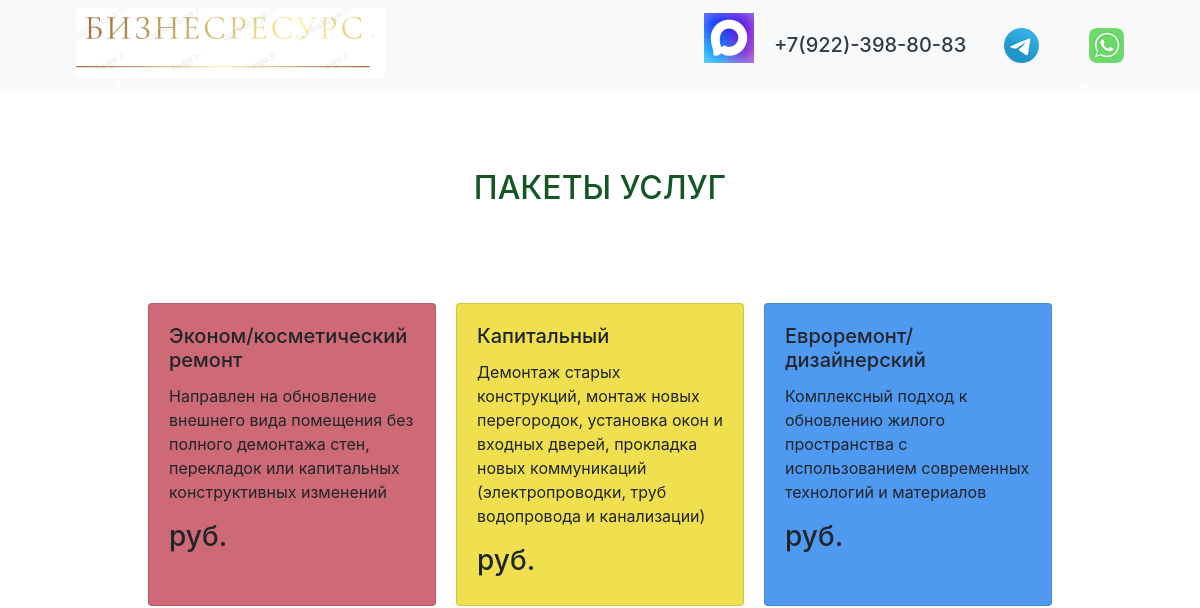
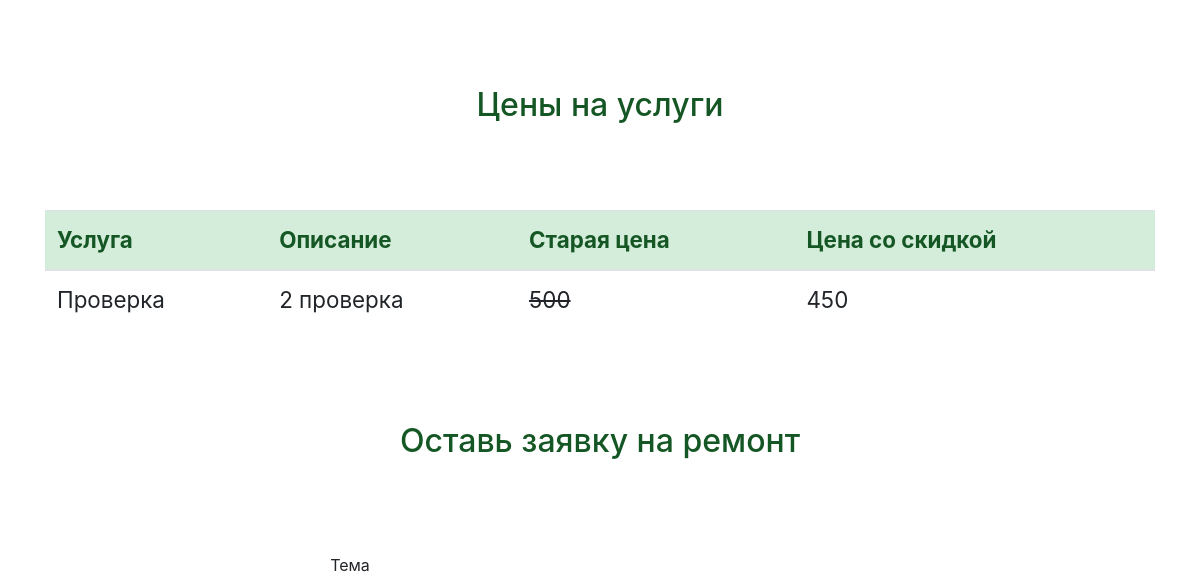
Before: / (upper part) with the older database file (2 pictures, top to bottom).
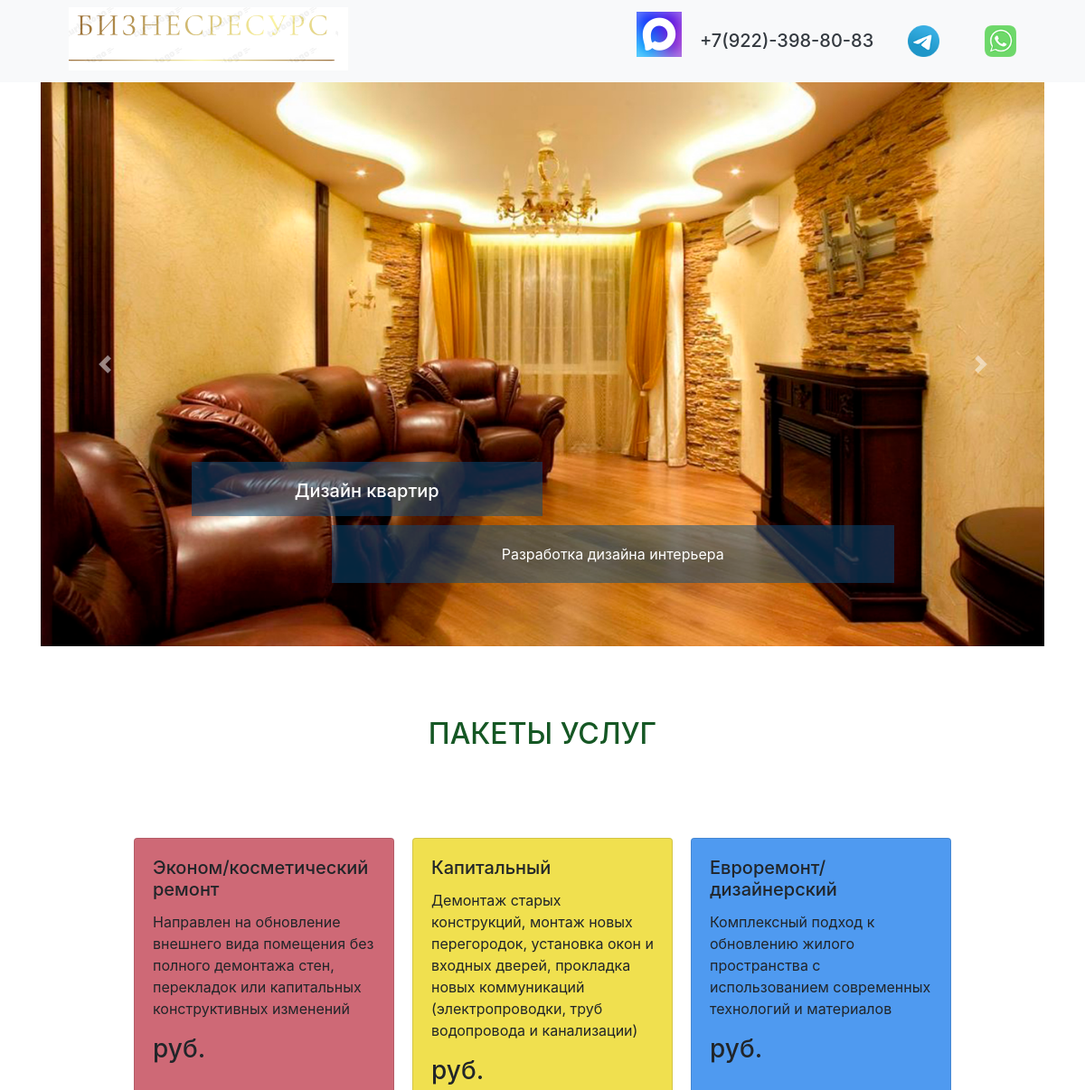
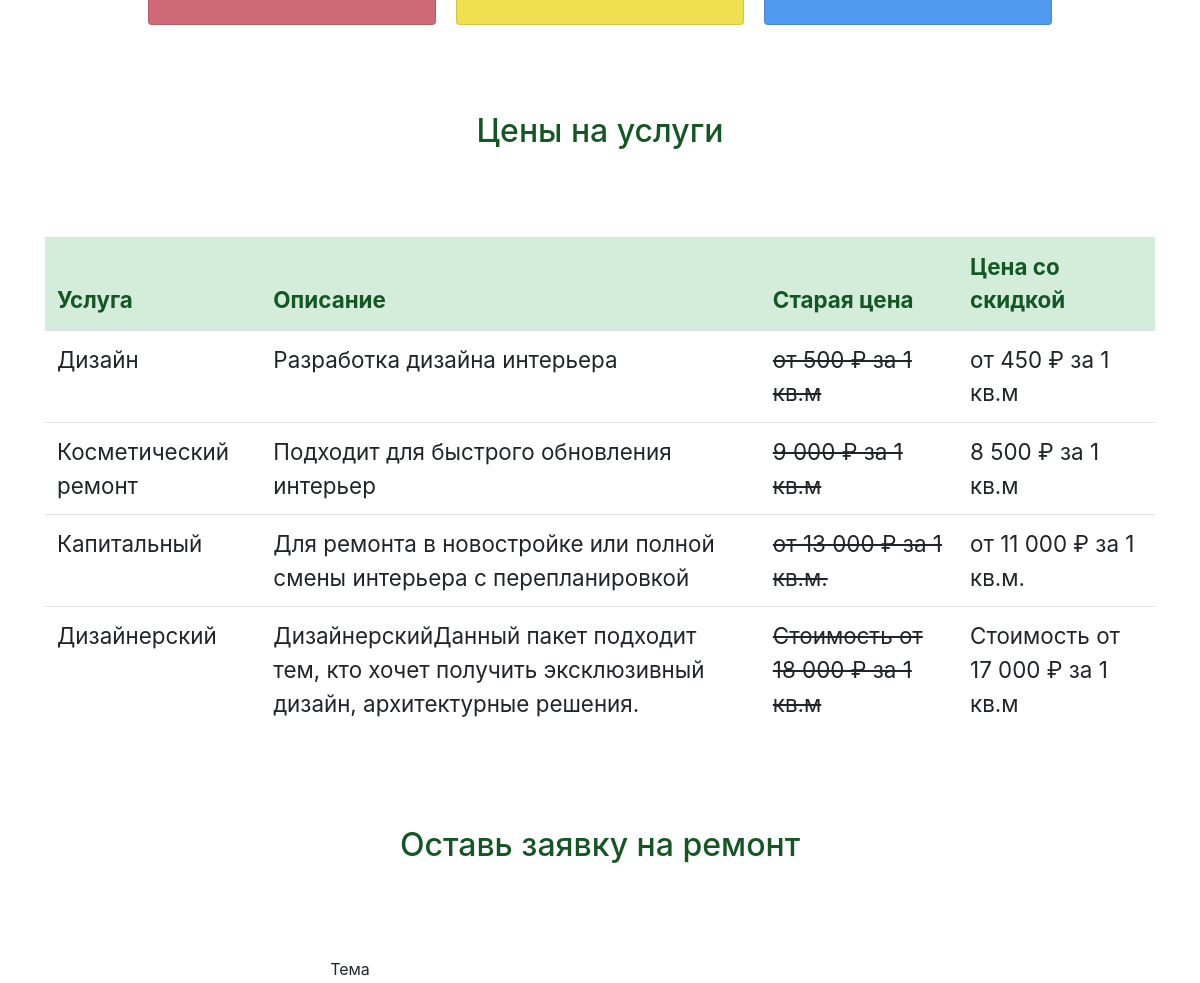
After: the same page with the newer database file (2 pictures, top to bottom).
### price/models.py (models this page shows, shortened)
class PriceTable(models.Model):
    pt_title = models.CharField(max_length=200, verbose_name='Услуга')
    pt_description = models.CharField(max_length=200, verbose_name='Описание услуги', blank=True)
    pt_old_price = models.CharField(max_length=200, verbose_name='Старая цена')
    pt_new_price = models.CharField(max_length=200, verbose_name='Новая цена')
    class Meta:
        verbose_name = 'услугу'
        verbose_name_plural = 'услуги'

### cms/models.py (models this page shows, shortened)
class CmsSlider(models.Model):
    cms_img = models.ImageField(upload_to='slider_img/', verbose_name="Слайды")
    cms_title = models.CharField(max_length=200, verbose_name="Заголовок")
    cms_text = models.CharField(max_length=200, verbose_name="Текст")
    cms_css = models.CharField(max_length=30, default='-', verbose_name="CSS class")
    class Meta:
        verbose_name = 'слайд'
        verbose_name_plural = 'слайды'

### cms/views.py (the view)
# urls.py: path('', views.first_page, name='home'),
def first_page(request):
    slider = CmsSlider.objects.all()
    price_card = PriceCard.objects.all()
    price_table = PriceTable.objects.all()
    form = OrderForm()
    context = {
        'slider': slider,
        'price_card': price_card,
        'price_table': price_table,
        'form': form,
    }
    return render(request, 'cms/index.html', context)

### cms/templates/cms/index.html (shortened to what this page needs)
{% extends 'cms/base.html' %}
{% block content %}
{% include 'cms/carusel.html' %}
{% include 'cms/price.html' %}
<section>
    <div class="container class_form">
        <h1 class="text-3">Оставь заявку на ремонт</h1>
        <div class="row justify-content-center">
            <form action="{% url 'thanks_page' %}" method="post" style="width: 50%;">
                 <div class="form-group row">
                    <label for="inputEmail3" class="col-sm-2 col-form-label">Тема</label><br>
                </div>
            </form>
        </div>
    </div>
</section>
{% endblock %}

### cms/templates/cms/base.html (shortened to what this page needs)
<!doctype html>
{% load static %}
<html lang="ru">
<head>
    <link href="{% static 'css/style.css' %}" rel="stylesheet">
    <link rel="stylesheet" href="https://cdn.jsdelivr.net/npm/bootstrap@4.5.3/dist/css/bootstrap.min.css"
>
</head>
<body>
<div class="bg-light">
    <nav class="navbar navbar-light bg-light container">
        <a class="logo-top" href="{% url 'home' %}">
            <img src="{% static 'cms/logo.png' %}" class="d-inline-block align-top" alt="" loading="lazy">
        </a>
        <div class="contact-top">
            <a class="whatsapp-number" href="https://web.whatsapp.com/"></a>
            <a class="telegram-number" href="https://t.me/"></a>
            <a class="max-number" href="https://max.ru/"><img src="{% static 'cms/max-image-color.png' %}"></a>
            <a class="phone-number text-dark" href="tel:+79223988083">
                <h5>+7(922)-398-80-83</h5></a>
        </div>
    </nav>
</div>
{% block content %}
{% endblock %}
</body>
</html>

### cms/templates/cms/carusel.html (shortened to what this page needs)
  	<section>
  		<div id="carouselExampleCaptions" class="carousel slide container" data-ride="carousel">
		  <div class="carousel-inner">
			{% for slide in slider %}
		    <div class="carousel-item {{ slide.cms_css }}">
		      <img src="{{ slide.cms_img.url }}" class="d-block w-100"  alt="...">
		      <div class="carousel-caption d-none d-md-block">
		        <h5 class="slaider_h">{{ slide.cms_title }}</h5>
		        <p class="slaider_p">{{ slide.cms_text }}</p>
		      </div>
		    </div>
			{% endfor %}
		  </div>
		  <a class="carousel-control-prev" href="#carouselExampleCaptions" role="button" data-slide="prev">
		    <span class="carousel-control-prev-icon" aria-hidden="true"></span>
		  </a>
		  <a class="carousel-control-next" href="#carouselExampleCaptions" role="button" data-slide="next">
		    <span class="carousel-control-next-icon" aria-hidden="true"></span>
		  </a>
		</div>
  	</section>

### cms/templates/cms/price.html (shortened to what this page needs)
<section>
    <div class="container">
        <h1 class="text-3">ПАКЕТЫ УСЛУГ</h1>
        <div class="row justify-content-center">
            <div class="card product_card" style="width: 18rem; background-color: #ce6976;">
                <div class="card-body">
                    <h5 class="card-title">Эконом/косметический ремонт</h5>
                    <p class="card-text">Направлен на обновление внешнего вида помещения без полного демонтажа стен, перекладок или капитальных конструктивных изменений</p>
                    <h3>{{ pc_1.pc_value }} руб.</h3>
                </div>
            </div>
            <div class="card product_card" style="width: 18rem; background-color: #f0e04f;">
                <div class="card-body">
                    <h5 class="card-title">Капитальный</h5>
                    <p class="card-text">Демонтаж старых конструкций, монтаж новых перегородок, установка окон и входных дверей, прокладка новых коммуникаций (электропроводки, труб водопровода и канализации)</p>
                    <h3>{{ pc_2.pc_value }} руб.</h3>
                </div>
            </div>
            <div class="card product_card" style="width: 18rem; background-color: #4f9af0;">
                <div class="card-body">
                    <h5 class="card-title">	Евроремонт/дизайнерский</h5>
                    <p class="card-text">Комплексный подход к обновлению жилого пространства с использованием современных технологий и материалов</p>
                    <h3>{{ pc_3.pc_value }} руб.</h3>
                </div>
            </div>
        </div>
    </div>
</section>
<section>
    <div class="container">
        <h1 class="text-3">Цены на услуги</h1>
        <table class="table table_one">
            <thead class="alert-success">
            <tr>
                <th scope="col">Услуга</th>
                <th scope="col">Описание</th>
                <th scope="col">Старая цена</th>
                <th scope="col">Цена со скидкой</th>
            </tr>
            </thead>
            <tbody>
            {% for obj in price_table %}
            <tr>
                <td>{{ obj.pt_title }}</td>
                <td>{{ obj.pt_description }}</td>
                <td>
                    <del>{{ obj.pt_old_price }}</del>
                </td>
                <td>{{ obj.pt_new_price }}</td>
            </tr>
            {% endfor %}
            </tbody>
        </table>
    </div>
</section>

### cms/static/css/style.css (style rules this page uses)
.logo-top { float: left; margin: 0px 0px 5px 30px; }
.phone-number { width: 200px; height: 40px; float: right; margin: 20px 10px 5px 20px; }
.whatsapp-number { width: 35px; height: 35px; float: right; margin: 15px 30px 5px 20px; background: url(../cms/wa-image-color.png) no-repeat center top / cover; transition: 0.5s ease-in-out; }
.telegram-number { width: 35px; height: 35px; float: right; margin: 15px 30px 5px 20px; background: url(../cms/tg-image-color.png) no-repeat center top / cover; transition: 0.5s ease-in-out; }
.slaider_h { height: 60px; width: 50%; margin: 30px 0px 10px 0px; padding-top: 20px; background-color: rgba(10, 77, 125, 0.5); text-align: center; }
.slaider_p { height: 100%; width: 80%; float: right; margin: 0px 0px 30px 0px; padding-top: 20px; padding-bottom: 20px; background-color: rgba(10, 77, 125, 0.5); text-align: center; }
.text-3 { color: #155724; font-size: 2em; text-align: center; padding-top: 7%; padding-bottom: 7%; }
.product_card { margin: 10px; }
.table_one { font-size: 1.4em; }
.class_form { text-align: center; padding-bottom: 7%; }

Changed rows visible on the page:
removed PriceTable: pt_title "Проверка", pt_description "2 проверка", pt_old_price "500", pt_new_price "450"
added CmsSlider: cms_img (picture), cms_title "Дизайн квартир", cms_text "Разработка дизайна интерьера"
added PriceTable: pt_title "Дизайн", pt_description "Разработка дизайна интерьера", pt_old_price "от 500 ₽ за 1 кв.м", pt_new_price "от 450 ₽ за 1 кв.м"
added PriceTable: pt_title "Косметический ремонт", pt_description "Подходит для быстрого обновления интерьер", pt_old_price "9 000 ₽ за 1 кв.м", pt_new_price "8 500 ₽ за 1 кв.м"
added PriceTable: pt_title "Капитальный", pt_description "Для ремонта в новостройке или полной смены интерьера с перепланировкой", pt_old_price "от 13 000 ₽ за 1 кв.м.", pt_new_price "от 11 000 ₽ за 1 кв.м."
added PriceTable: pt_title "Дизайнерский", pt_description "ДизайнерскийДанный пакет подходит тем, кто хочет получить эксклюзивный дизайн, архитектурные решения.", pt_old_price "Стоимость от 18 000 ₽ за 1 кв.м", pt_new_price "Стоимость от 17 000 ₽ за 1 кв.м"
